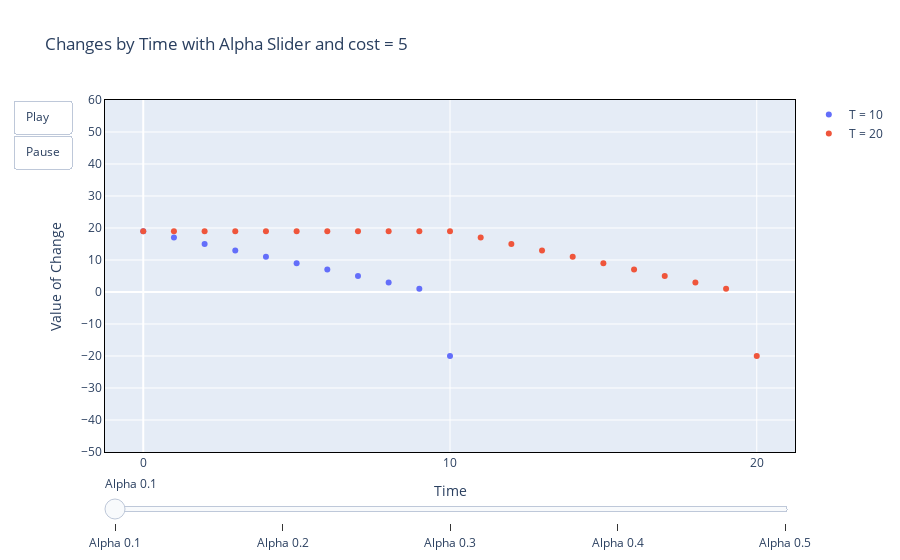

Notebook code cell kept with this figure:
### Code cell
# Create the figura with the frames and the slider
fig = go.Figure(
    data=frames[0].data,
    layout=go.Layout(
        title='Changes by Time with Alpha Slider and cost = 5',
        xaxis=dict(title='Time'),
        yaxis=dict(title='Value of Change'),
        yaxis_range=[-50, 60],
        updatemenus=[dict(
            type="buttons",
            showactive=False,
            buttons=[dict(label="Play",
                          method="animate",
                          args=[None, dict(frame=dict(duration=500, redraw=True), fromcurrent=True, mode="immediate")]),
                     dict(label="Pause",
                          method="animate",
                          args=[[None], dict(frame=dict(duration=0, redraw=False), mode="immediate")])]
        )]
    ),
    frames=frames
)

# Configure the sliders
fig.update_xaxes(showline=True, linewidth=1, linecolor='black', mirror=True)
fig.update_yaxes(showline=True, linewidth=1, linecolor='black', mirror=True)
fig.update_layout(
    yaxis=dict(dtick=10),
    xaxis=dict(dtick=10),
    sliders=[{
        'steps': [{'args': [[f.name], {'frame': {'duration': 300, 'redraw': True}, 'mode': 'immediate'}],
                   'label': f'{f.name}',
                   'method': 'animate'} for f in frames],
        'transition': {'duration': 300},
    }]
)
fig.show()

### Figure 1 — Plotly figure (JSON) as saved in the notebook; plotly's stock layout.template omitted (floating-point values rounded to 4 significant figures)
{"data": [{"mode": "markers", "name": "T = 10", "type": "scatter", "x": [0, 1, 2, 3, 4, 5, 6, 7, 8, 9, 10], "y": [19, 17, 15, 13, 11, 9, 7, 5, 3, 1, -20]}, {"mode": "markers", "name": "T = 20", "type": "scatter", "x": [0, 1, 2, 3, 4, 5, 6, 7, 8, 9, 10, 11, 12, 13, 14, 15, 16, 17, 18, 19, 20], "y": [19, 19, 19, 19, 19, 19, 19, 19, 19, 19, 19, 17, 15, 13, 11, 9, 7, 5, 3, 1, -20]}], "layout": {"sliders": [{"steps": [{"args": [["Alpha 0.1"], {"frame": {"duration": 300, "redraw": true}, "mode": "immediate"}], "label": "Alpha 0.1", "method": "animate"}, {"args": [["Alpha 0.2"], {"frame": {"duration": 300, "redraw": true}, "mode": "immediate"}], "label": "Alpha 0.2", "method": "animate"}, {"args": [["Alpha 0.3"], {"frame": {"duration": 300, "redraw": true}, "mode": "immediate"}], "label": "Alpha 0.3", "method": "animate"}, {"args": [["Alpha 0.4"], {"frame": {"duration": 300, "redraw": true}, "mode": "immediate"}], "label": "Alpha 0.4", "method": "animate"}, {"args": [["Alpha 0.5"], {"frame": {"duration": 300, "redraw": true}, "mode": "immediate"}], "label": "Alpha 0.5", "method": "animate"}], "transition": {"duration": 300}}], "title": {"text": "Changes by Time with Alpha Slider and cost = 5"}, "updatemenus": [{"buttons": [{"args": [null, {"frame": {"duration": 500, "redraw": true}, "fromcurrent": true, "mode": "immediate"}], "label": "Play", "method": "animate"}, {"args": [[null], {"frame": {"duration": 0, "redraw": false}, "mode": "immediate"}], "label": "Pause", "method": "animate"}], "showactive": false, "type": "buttons"}], "xaxis": {"dtick": 10, "linecolor": "black", "linewidth": 1, "mirror": true, "showline": true, "title": {"text": "Time"}}, "yaxis": {"dtick": 10, "linecolor": "black", "linewidth": 1, "mirror": true, "range": [-50, 60], "showline": true, "title": {"text": "Value of Change"}}}}
